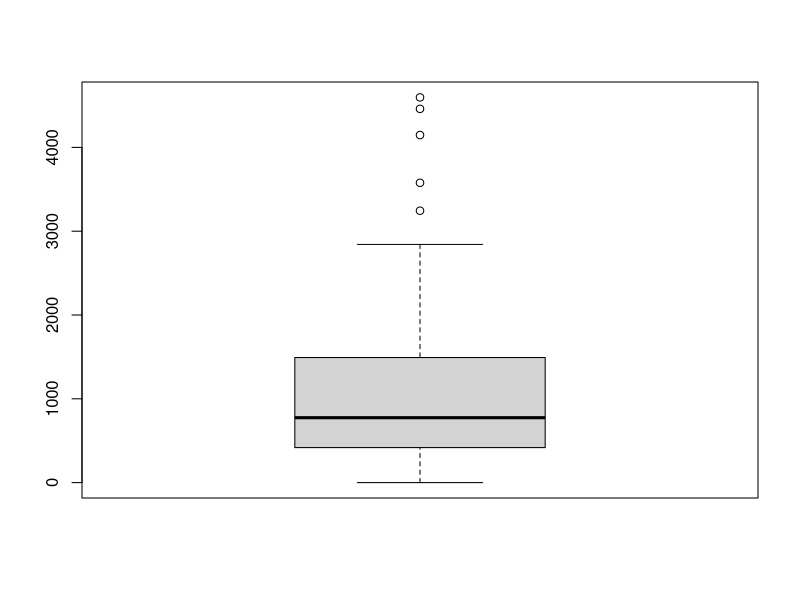
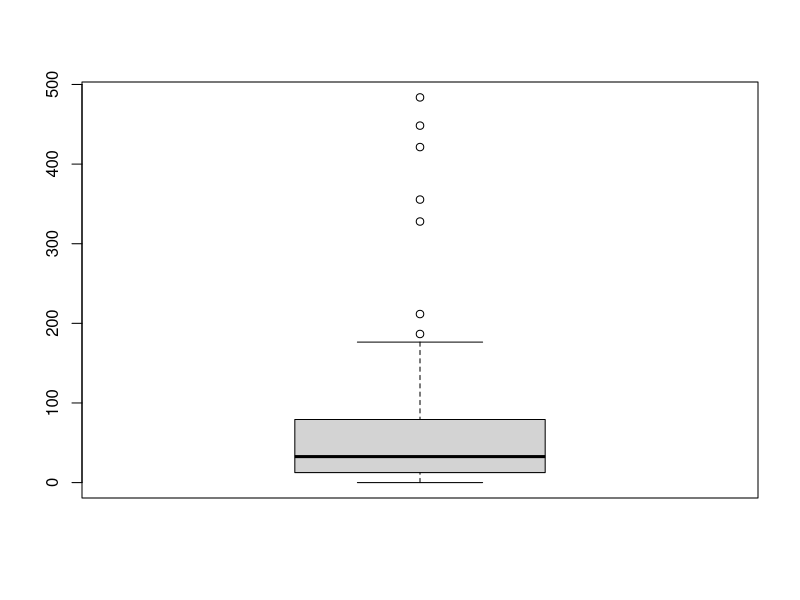
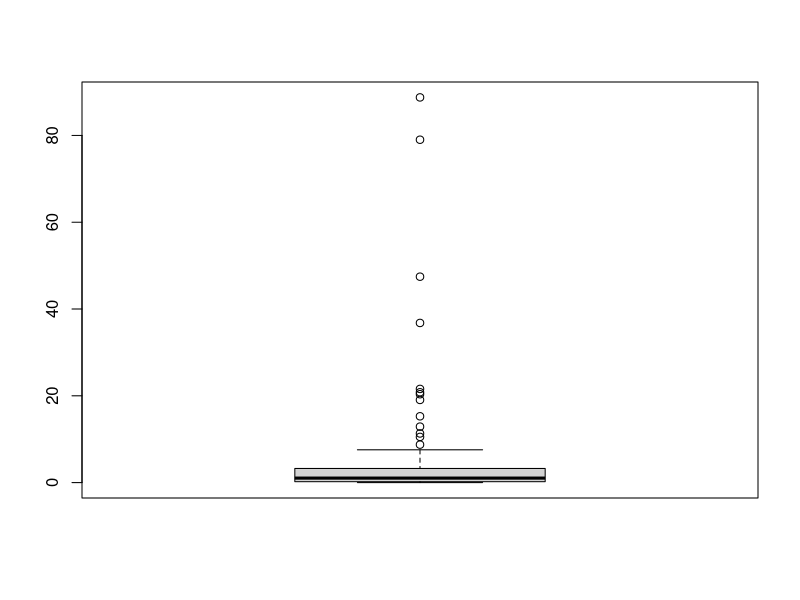
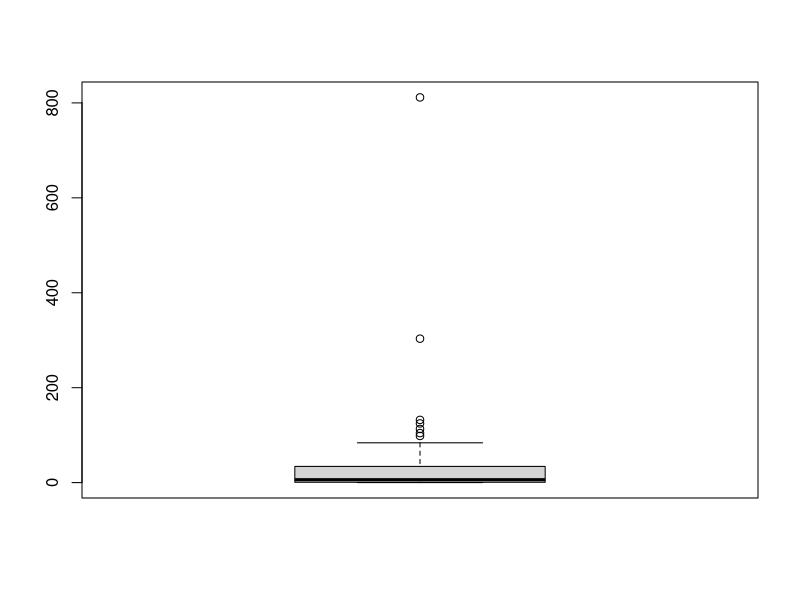

The R source for these figures, in order:
library(readxl)
df_SCFA <- read_excel("SCFA_stool.xlsx")
df_SCFA <- as.data.frame(df_SCFA)

names(df_SCFA) <- c("Sample", "acetate", "propionate", "isobutyrate", "butyrate")

df_SCFA_HD <- df_SCFA[  c(1:12), ]
df_SCFA_CB <- df_SCFA[ - c(1:12), ]

##
  
df_out <- df_SCFA_CB[ , c(1,2)]

a <- boxplot(df_out$acetate)

a$out

df_SCFA_CB$acetate[which(df_SCFA_CB$acetate %in% a$out)] <- NA

##

df_out <- df_SCFA_CB[ , c(1,3)]

a <- boxplot(df_out$propionate)

a$out

df_SCFA_CB$propionate[which(df_SCFA_CB$propionate %in% a$out)] <- NA

##

df_out <- df_SCFA_CB[ , c(1,4)]

a <- boxplot(df_out$isobutyrate)

a$out

df_SCFA_CB$isobutyrate[which(df_SCFA_CB$isobutyrate %in% a$out)] <- NA

##

df_out <- df_SCFA_CB[ , c(1,5)]

a <- boxplot(df_out$butyrate)

a$out

df_SCFA_CB$butyrate[which(df_SCFA_CB$butyrate %in% a$out)] <- NA


### all

df_SCFA_clean <- rbind(df_SCFA_HD, df_SCFA_CB)

saveRDS(df_SCFA_clean, "df_SCFA_clean.rds")
